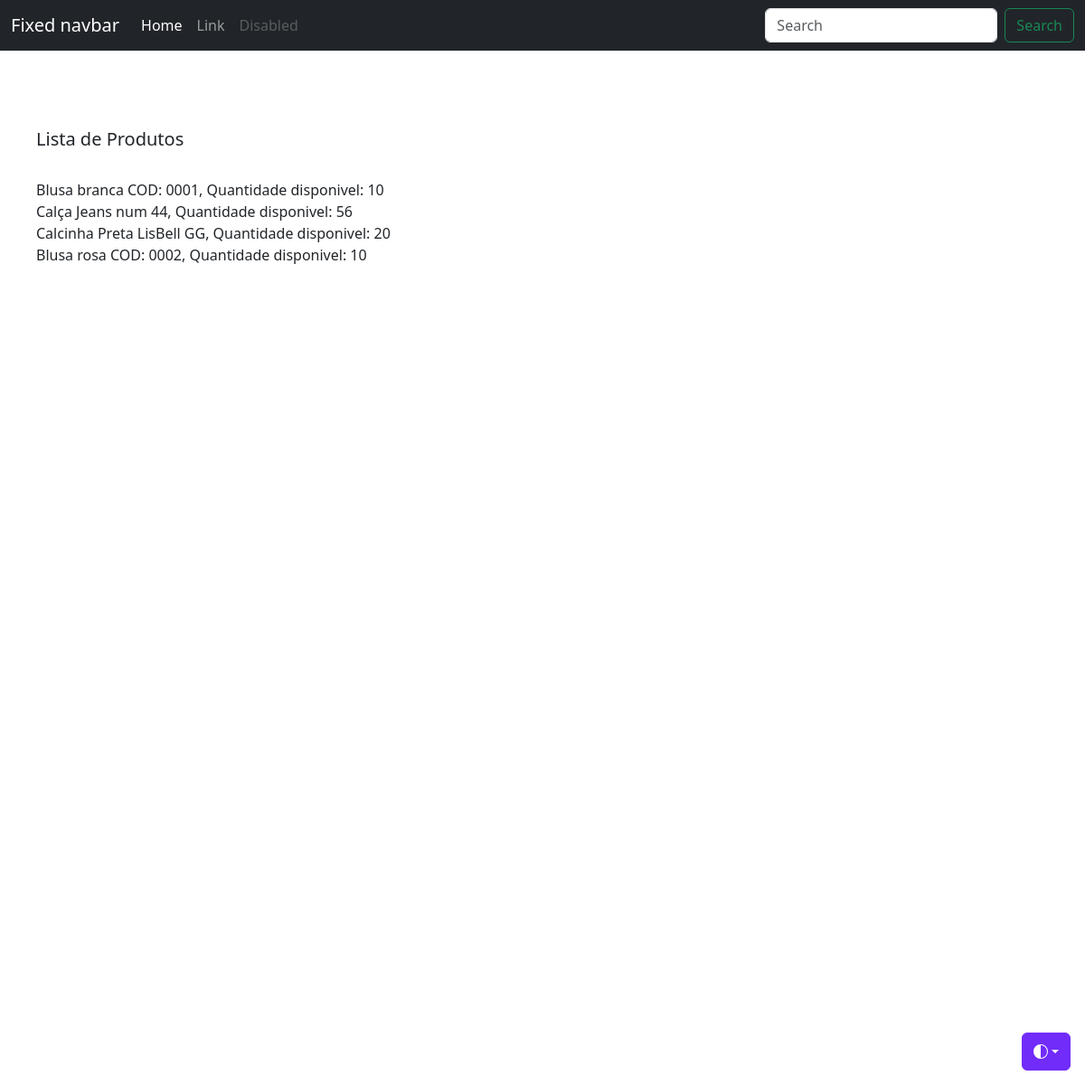
/listar_produtos/, run on an earlier commit of the app's database.
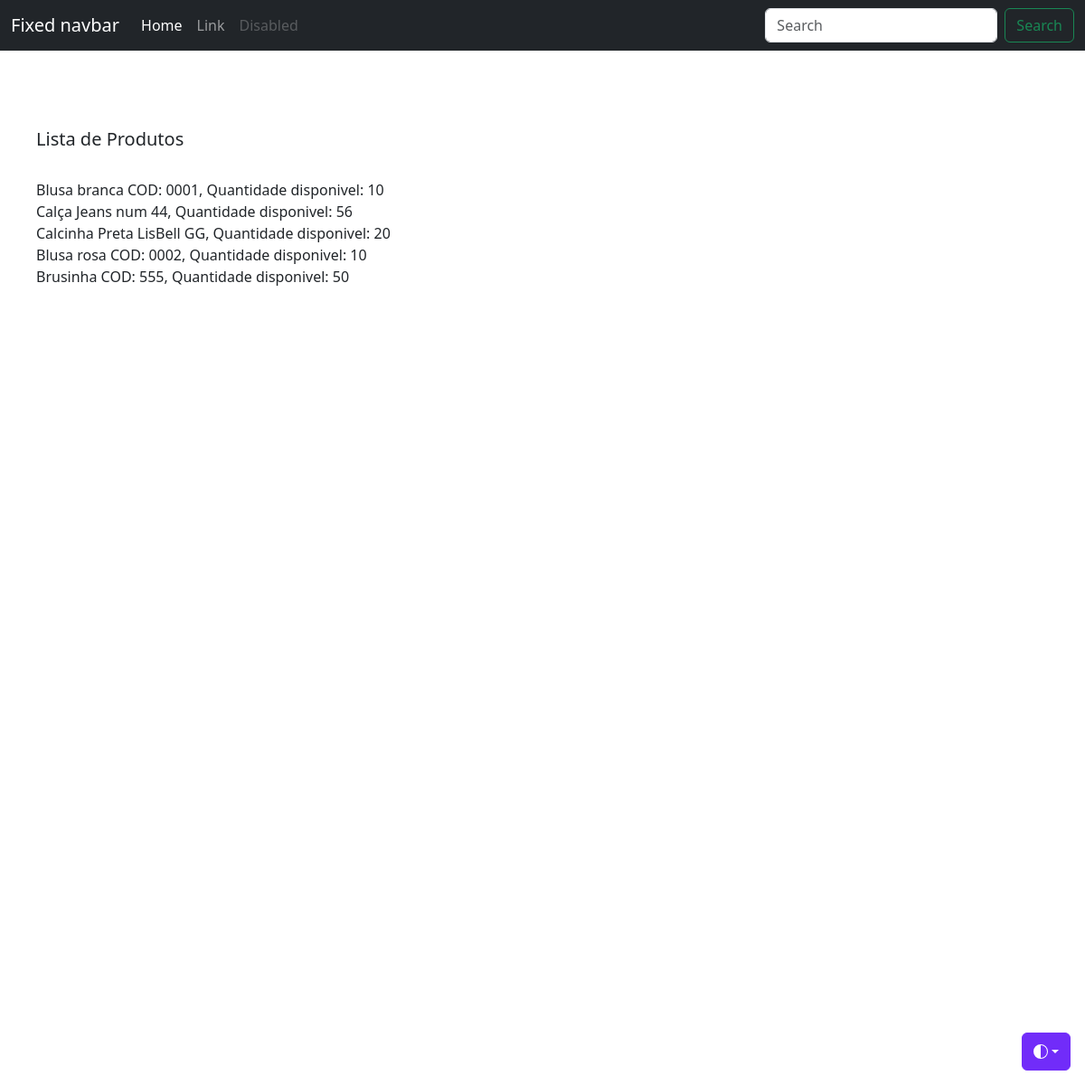
And on a later commit of the database.
### estoqueapp/models.py (models this page shows, shortened)
class Estoque(models.Model):
    categoria = models.CharField(max_length=50, blank=True, null=True)
    nome_item = models.CharField(max_length=50, blank=True, null=True)
    quantidade = models.IntegerField(default='0', blank=True, null=True)
    quantidade_recebida = models.IntegerField(default='0', blank=True, null=True)
    recebido_por = models.CharField(max_length=50, blank=True, null=True)
    quantidade_emitida = models.IntegerField(default='0', blank=True, null=True)
    emitido_por = models.CharField(max_length=50, blank=True, null=True)
    emitido_para = models.CharField(max_length=50, blank=True, null=True)
    numero_telefone = models.CharField(max_length=50, blank=True, null=True)
    criado_por = models.CharField(max_length=50, blank=True, null=True)
    nivel_reposicao = models.IntegerField(default='0', blank=True, null=True)
    ultima_atualizacao = models.DateTimeField(auto_now_add=False, auto_now=True)
    exportar_para_CSV = models.BooleanField(default=False)

### estoqueapp/views.py (the view)
# urls.py: path('listar_produtos/', views.listar_produtos, name='listar_produtos'),
def listar_produtos(request):
    title = 'Lista de Produtos'
    queryset = Estoque.objects.all()
    context = {
    "title": title,
    "queryset": queryset,
    }
    return render(request, "listar_produtos.html",context)

### estoqueapp/templates/listar_produtos.html (shortened to what this page needs)
{% load static %}
<!doctype html>
<html lang="en" data-bs-theme="auto">
  <head><script src="/docs/5.3/assets/js/color-modes.js"></script>
    <link rel="stylesheet" href="https://cdn.jsdelivr.net/npm/@docsearch/css@3">
<link href="{% static 'css/stylesheet.css' %}" rel="stylesheet">
<link href="{% static 'css/bootstrap.min.css' %}" rel="stylesheet">
<link href="{% static 'css/navbar-fixed.css' %}" rel="stylesheet">
    <link href="navbar-fixed.css" rel="stylesheet">
  </head>
  <body>
    <div class="dropdown position-fixed bottom-0 end-0 mb-3 me-3 bd-mode-toggle">
      <button class="btn btn-bd-primary py-2 dropdown-toggle d-flex align-items-center"
              id="bd-theme"
              type="button"
              aria-expanded="false"
              data-bs-toggle="dropdown"
              aria-label="Toggle theme (auto)">
        <svg class="bi my-1 theme-icon-active" width="1em" height="1em"><use href="#circle-half"></use></svg>
      </button>
    </div>
<nav class="navbar navbar-expand-md navbar-dark fixed-top bg-dark">
  <div class="container-fluid">
    <a class="navbar-brand" href="#">Fixed navbar</a>
    <div class="collapse navbar-collapse" id="navbarCollapse">
      <ul class="navbar-nav me-auto mb-2 mb-md-0">
        <li class="nav-item">
          <a class="nav-link active" aria-current="page" href="#">Home</a>
        </li>
        <li class="nav-item">
          <a class="nav-link" href="#">Link</a>
        </li>
        <li class="nav-item">
          <a class="nav-link disabled" aria-disabled="true">Disabled</a>
        </li>
      </ul>
      <form class="d-flex" role="search">
        <input class="form-control me-2" type="search" placeholder="Search" aria-label="Search">
        <button class="btn btn-outline-success" type="submit">Search</button>
      </form>
    </div>
  </div>
</nav>
<main>
    <div style='margin-left: 40px; margin-right: 40px; margin-top: 70px;'>
        <h5>{{title}}</h5>
        <br>
        {% for i in queryset %}
        {{i.nome_item}}, Quantidade disponivel: {{i.quantidade}}<br>
        {% endfor %}
    </div>
</main>
    </body>
</html>

What changed in the data, as far as the page shows it:
added Estoque: nome_item "Brusinha COD: 555", quantidade "50"
